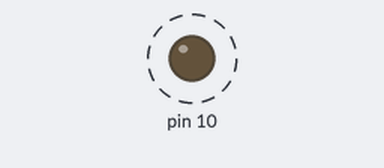
Bench run of a sketch on a simulated Arduino Uno, built with avr-gcc and run on an emulated ATmega328P. Shown: output pins drawn as LEDs (lit = HIGH). Dashed ring = blinking.

Above: at 0.2 s.
Timing chart, 0 to 3.0 s (numbered marks = the images above):
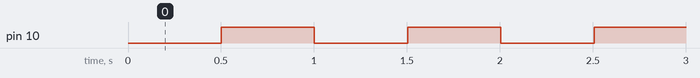

The sketch:

Practica_1.L_pez_Gonz_lez_Mar_a.ino
```cpp
//Primer Intento; Caracteristica principal es que no usa el Delay
//A diferencia de la función delay el programa no detiene la ejecución de los comandos en el código

unsigned long currentTime;
boolean ledState = 0;

void setup() {
    pinMode(10, OUTPUT);
}

void loop() {
    if (millis() - currentTime > 500)     //Cada 500 milisegundos, el estado de la variable boleana se invierte
    {
       currentTime = millis();          //Milis no detiene la ejecucuón del programa, sino que inicia a contar el tiempo desde el contador
       ledState=!ledState;
       digitalWrite(10, ledState);
    }
}
```

Measured:
- by itself, pin 10: alternates HIGH for 0.50 s and LOW for 0.50 s
